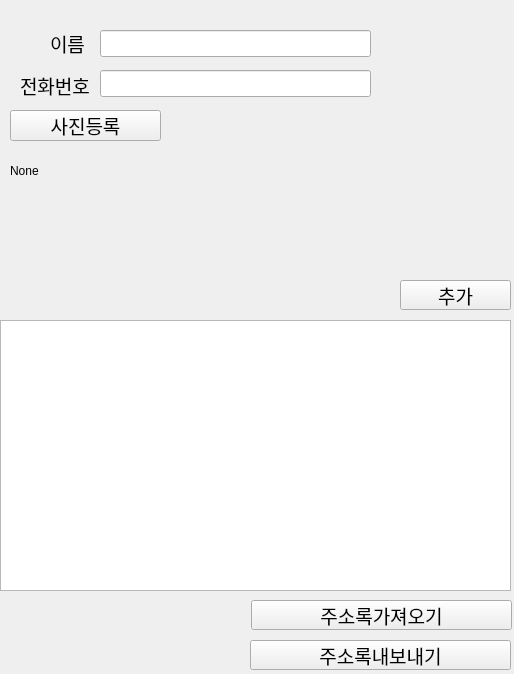
<?xml version="1.0" encoding="UTF-8"?>
<ui version="4.0">
 <class>Form</class>
 <widget class="QWidget" name="Form">
  <property name="geometry">
   <rect>
    <x>0</x>
    <y>0</y>
    <width>514</width>
    <height>674</height>
   </rect>
  </property>
  <property name="windowTitle">
   <string>Form</string>
  </property>
  <widget class="QLabel" name="lblPicture">
   <property name="geometry">
    <rect>
     <x>170</x>
     <y>110</y>
     <width>221</width>
     <height>201</height>
    </rect>
   </property>
   <property name="font">
    <font>
     <family>Adobe Arabic</family>
     <pointsize>14</pointsize>
    </font>
   </property>
   <property name="text">
    <string/>
   </property>
   <property name="pixmap">
    <pixmap>unknown.jpg</pixmap>
   </property>
   <property name="scaledContents">
    <bool>true</bool>
   </property>
  </widget>
  <widget class="QPushButton" name="btnPicture">
   <property name="geometry">
    <rect>
     <x>10</x>
     <y>110</y>
     <width>151</width>
     <height>31</height>
    </rect>
   </property>
   <property name="font">
    <font>
     <family>Adobe Arabic</family>
     <pointsize>14</pointsize>
    </font>
   </property>
   <property name="text">
    <string>사진등록</string>
   </property>
   <property name="icon">
    <iconset>
     <normaloff>regist.png</normaloff>regist.png</iconset>
   </property>
  </widget>
  <widget class="QLabel" name="label_2">
   <property name="geometry">
    <rect>
     <x>20</x>
     <y>70</y>
     <width>76</width>
     <height>30</height>
    </rect>
   </property>
   <property name="font">
    <font>
     <family>Adobe Arabic</family>
     <pointsize>14</pointsize>
    </font>
   </property>
   <property name="text">
    <string>전화번호</string>
   </property>
  </widget>
  <widget class="QLabel" name="label">
   <property name="geometry">
    <rect>
     <x>50</x>
     <y>10</y>
     <width>38</width>
     <height>67</height>
    </rect>
   </property>
   <property name="font">
    <font>
     <family>Adobe Arabic</family>
     <pointsize>14</pointsize>
    </font>
   </property>
   <property name="text">
    <string>이름</string>
   </property>
  </widget>
  <widget class="QLineEdit" name="lineEditPhone">
   <property name="geometry">
    <rect>
     <x>100</x>
     <y>70</y>
     <width>271</width>
     <height>27</height>
    </rect>
   </property>
   <property name="font">
    <font>
     <family>Adobe Arabic</family>
     <pointsize>14</pointsize>
    </font>
   </property>
  </widget>
  <widget class="QLineEdit" name="lineEditName">
   <property name="geometry">
    <rect>
     <x>100</x>
     <y>30</y>
     <width>271</width>
     <height>27</height>
    </rect>
   </property>
   <property name="font">
    <font>
     <family>Adobe Arabic</family>
     <pointsize>14</pointsize>
    </font>
   </property>
  </widget>
  <widget class="QPushButton" name="btnLoad">
   <property name="geometry">
    <rect>
     <x>251</x>
     <y>600</y>
     <width>261</width>
     <height>30</height>
    </rect>
   </property>
   <property name="font">
    <font>
     <family>Adobe Arabic</family>
     <pointsize>14</pointsize>
    </font>
   </property>
   <property name="text">
    <string>주소록가져오기</string>
   </property>
  </widget>
  <widget class="QPushButton" name="btnSave">
   <property name="geometry">
    <rect>
     <x>250</x>
     <y>640</y>
     <width>261</width>
     <height>30</height>
    </rect>
   </property>
   <property name="font">
    <font>
     <family>Adobe Arabic</family>
     <pointsize>14</pointsize>
    </font>
   </property>
   <property name="text">
    <string>주소록내보내기</string>
   </property>
  </widget>
  <widget class="QListWidget" name="listWidget">
   <property name="geometry">
    <rect>
     <x>0</x>
     <y>320</y>
     <width>511</width>
     <height>271</height>
    </rect>
   </property>
  </widget>
  <widget class="QPushButton" name="btnAdd">
   <property name="geometry">
    <rect>
     <x>400</x>
     <y>280</y>
     <width>111</width>
     <height>30</height>
    </rect>
   </property>
   <property name="font">
    <font>
     <family>Adobe Arabic</family>
     <pointsize>14</pointsize>
    </font>
   </property>
   <property name="text">
    <string>추가</string>
   </property>
  </widget>
  <widget class="QLabel" name="lblPicturePath">
   <property name="geometry">
    <rect>
     <x>10</x>
     <y>160</y>
     <width>151</width>
     <height>21</height>
    </rect>
   </property>
   <property name="text">
    <string>None</string>
   </property>
  </widget>
 </widget>
 <tabstops>
  <tabstop>lineEditName</tabstop>
  <tabstop>lineEditPhone</tabstop>
  <tabstop>btnPicture</tabstop>
  <tabstop>btnAdd</tabstop>
  <tabstop>btnLoad</tabstop>
  <tabstop>btnSave</tabstop>
  <tabstop>listWidget</tabstop>
 </tabstops>
 <resources/>
 <connections/>
</ui>
